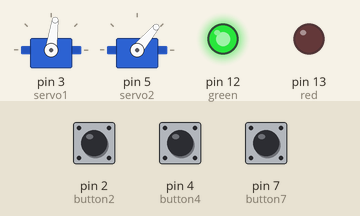
Simulated run of this sketch. Board: Arduino Uno, built with avr-gcc and run on an emulated ATmega328P. Parts: 2 × servo, output pins drawn as LEDs (lit = HIGH). The test bench sets the inputs (shaded band); at power-on: pin 2 (button2) LOW, pin 4 (button4) LOW, pin 7 (button7) LOW.

Above: at 4.3 s.
4.4 s: pin 2 (button2) pulled HIGH for 0.15 s
At 5.4 s:
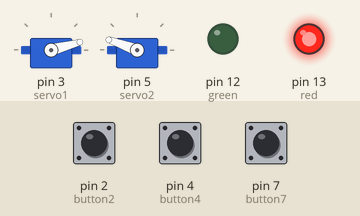
7.5 s: pin 4 (button4) pulled HIGH for 1 s
At 9.2 s:
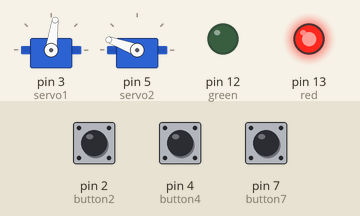
10.0 s: pin 7 (button7) pulled HIGH for 1 s
At 11.8 s:
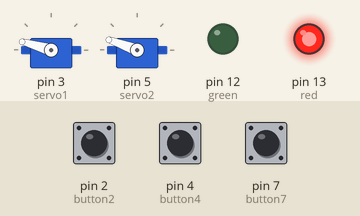
14.0 s: pin 7 (button7) pulled HIGH for 0.15 s
At 14.08 s:
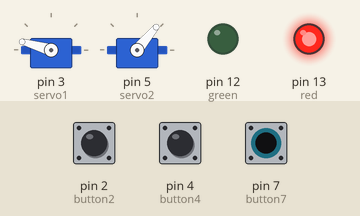
17.1 s: pin 7 (button7) pulled HIGH for 3.2 s
At 21.5 s:
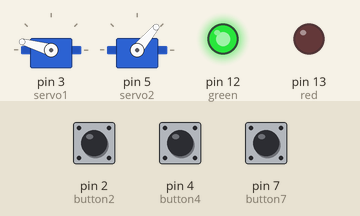
Timing chart, 0 to 22.8 s (numbered marks = the images above; inputs shaded):
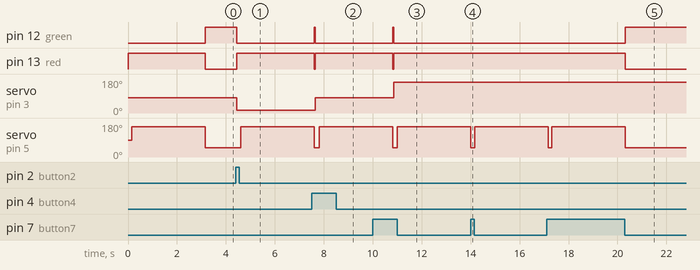

The sketch:

main.ino
```cpp
#include <Servo.h>

Servo servo1; // Primer servo
Servo servo2; // Segundo servo

#define red 13
#define green 12
#define button2 2   // Botón para mover el primer servo a 60°
#define button4 4   // Botón para mover el primer servo a 120°
#define button7 7   // Botón para mover el primer servo a 180°

unsigned long lastDebounceTime2 = 0;
unsigned long lastDebounceTime4 = 0;
unsigned long lastDebounceTime7 = 0;
unsigned long debounceDelay = 50;  // Tiempo para "debouncing" (50 ms)

bool lastButtonState2 = LOW;
bool lastButtonState4 = LOW;
bool lastButtonState7 = LOW;

int currentServoAngle = 82; // Para almacenar el ángulo actual del primer servo

void setup()
{
  pinMode(green, OUTPUT);
  pinMode(red, OUTPUT);
  pinMode(button2, INPUT);
  pinMode(button4, INPUT);
  pinMode(button7, INPUT);

  servo1.attach(3); // Primer servo en el pin 9
  servo2.attach(5); // Segundo servo en el pin 10 (puedes cambiarlo si es necesario)

  // Estado inicial de los servos y LEDs
  digitalWrite(green, HIGH);  // Verde encendido cuando no hay movimiento
  digitalWrite(red, LOW);     // Rojo apagado inicialmente

  moveServo1(82);
  moveSecondServo();
}

void loop()
{
  // Leer el estado actual de los botones
  int reading2 = digitalRead(button2);
  int reading4 = digitalRead(button4);
  int reading7 = digitalRead(button7);

  // Botón en pin 2 (60 grados)
  if (reading2 != lastButtonState2) {
    lastDebounceTime2 = millis();  // Reiniciar el tiempo de debounce
  }

  if ((millis() - lastDebounceTime2) > debounceDelay) {
    if (reading2 == HIGH) {   // Si el botón en pin 2 está presionado
      moveServo1(15);         // Mover el primer servo a 60 grados
      moveSecondServo();      // Mover el segundo servo
    }
  }
  lastButtonState2 = reading2;

  // Botón en pin 4 (120 grados)
  if (reading4 != lastButtonState4) {
    lastDebounceTime4 = millis();  // Reiniciar el tiempo de debounce
  }

  if ((millis() - lastDebounceTime4) > debounceDelay) {
    if (reading4 == HIGH) {   // Si el botón en pin 4 está presionado
      moveServo1(82);        // Mover el primer servo a 120 grados
      moveSecondServo();      // Mover el segundo servo
    }
  }
  lastButtonState4 = reading4;

  // Botón en pin 7 (180 grados)
  if (reading7 != lastButtonState7) {
    lastDebounceTime7 = millis();  // Reiniciar el tiempo de debounce
  }

  if ((millis() - lastDebounceTime7) > debounceDelay) {
    if (reading7 == HIGH) {   // Si el botón en pin 7 está presionado
      moveServo1(164);        // Mover el primer servo a 180 grados
      moveSecondServo();      // Mover el segundo servo
    }
  }
  lastButtonState7 = reading7;
}

void moveServo1(int targetAngle) {
  int deltaAngle = abs(targetAngle - currentServoAngle); // Cambio de ángulo
  int moveTime = deltaAngle * 15;  // Tiempo de movimiento (aprox 17 ms por grado)

  // Encender LED rojo y apagar LED verde mientras el servo se mueve
  digitalWrite(red, HIGH);
  digitalWrite(green, LOW);

  servo1.write(targetAngle);       // Mover el primer servo
  delay(153);                 // Esperar a que el primer servo termine de moverse

  // Apagar LED rojo y encender LED verde cuando termine el movimiento
  digitalWrite(red, LOW);
  digitalWrite(green, HIGH);

  currentServoAngle = targetAngle; // Actualizar el ángulo actual del servo
}

void moveSecondServo() {
  // Encender LED rojo y apagar LED verde mientras el segundo servo se mueve
  digitalWrite(red, HIGH);
  digitalWrite(green, LOW);
  servo2.write(160);           // Mover el segundo servo a 200 grados
  delay(3000);                 // Esperar 3 segundos
  servo2.write(50);             // Volver a la posición inicial

  // Apagar LED rojo y encender LED verde cuando termine el movimiento
  digitalWrite(red, LOW);
  digitalWrite(green,HIGH);
}
```

Measured:
- after the input at 4.4 s, pin 12 (green): HIGH → LOW after 0.05 s; pin 13 (red): LOW → HIGH after 0.05 s; servo on pin 3 (servo1): 82° → 15° after 0.05 s; servo on pin 5 (servo2): 50° → 160° after 0.20 s
- after the input at 7.5 s, servo on pin 3 (servo1): 15° → 82° after 0.15 s
- after the input at 10.0 s, servo on pin 3 (servo1): 82° → 164° after 0.86 s
- after the input at 14.0 s, pin 12 (green): stays LOW (without the input it goes to HIGH after 0.01 s); pin 13 (red): stays HIGH (without the input it goes to LOW after 0.01 s)
- after the input at 17.1 s, pin 12 (green): LOW → HIGH after 3.2 s instead of 0.07 s; pin 13 (red): HIGH → LOW after 3.2 s instead of 0.07 s
